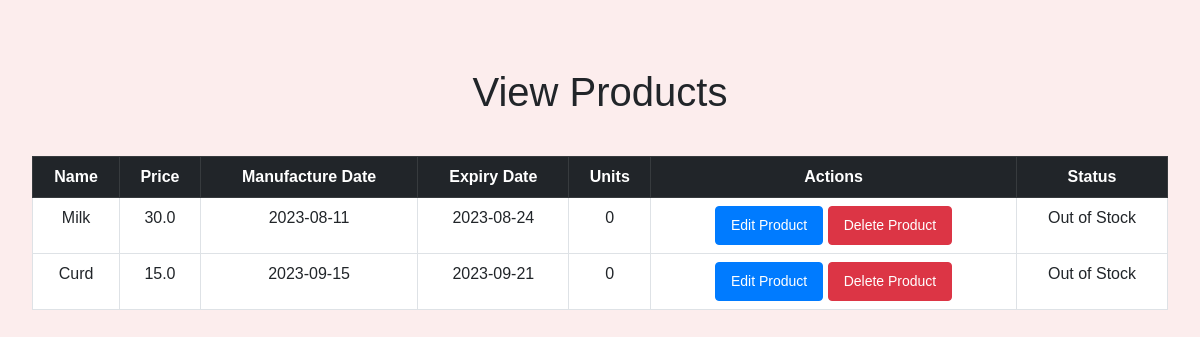
The page /view_product/1 (signed in) on the database its author committed.
### model.py (models this page shows)
class Product(db.Model):
    id = db.Column(db.Integer, primary_key=True)
    name = db.Column(db.String(80), unique=True, nullable=False)
    price = db.Column(db.Float, nullable=False)
    manufacture_date = db.Column(db.DateTime , nullable = False)
    exp_date = db.Column(db.DateTime , nullable = False)
    section_id = db.Column(db.Integer, db.ForeignKey('section.id'), nullable=False)
    units = db.Column(db.Integer,nullable = False)
    section = db.relationship('Section', backref=db.backref('products', lazy=True))
    @property
    def out_of_stock(self):
        return self.units <= 0

### admin.py (the view)
@app.route('/view_product/<int:section_id>', methods=['GET'])
def view_product(section_id):
    section = Section.query.get_or_404(section_id)
    if current_user.is_admin:
        products = section.products
        return render_template('view_product.html', section=section, products=products)

### model.py (called while the page is built)
@login_manager.user_loader
def load_user(user_id):
    user = User.query.get(int(user_id))
    return user

### templates/view_product.html (shortened to what this page needs)
<!DOCTYPE html>
<html>
<head>
    <link rel="stylesheet" href="https://cdnjs.cloudflare.com/ajax/libs/bootstrap/5.3.0/css/bootstrap.min.css">
</head>
<body>
    <div class="container mt-5">
        <h1>View Products</h1>
        <table class="table table-bordered">
            <thead class="table-dark">
                <tr>
                    <th>Name</th>
                    <th>Price</th>
                    <th>Manufacture Date</th>
                    <th>Expiry Date</th>
                    <th>Units</th>
                    <th>Actions</th>
                    <th>Status</th>
                </tr>
            </thead>
            <tbody>
                {% for product in section.products %}
                <tr>
                    <td>{{ product.name }}</td>
                    <td>{{ product.price }}</td>
                    <td>{{ product.manufacture_date.strftime('%Y-%m-%d') }}</td>
                    <td>{{ product.exp_date.strftime('%Y-%m-%d') }}</td>
                    <td>{{ product.units }}</td>
                    <td>
                        <a href="{{ url_for('edit_product', product_id=product.id) }}" class="btn btn-primary">Edit Product</a>
                        <form method="POST" action="{{ url_for('delete_product', product_id=product.id) }}" style="display: inline-block;">
                            <button type="submit" class="btn btn-danger" onclick="return confirm('Are you sure you want to delete this product?')">Delete Product</button>
                        </form>
                    </td>
                    <td>{{ "Out of Stock" if product.out_of_stock else "In Stock" }}</td>
                </tr>
                {% endfor %}
            </tbody>
        </table>
    </div>
</body>
</html>

### templates/view_product.html (style rules this page uses)
body { font-family: Arial, sans-serif; background-color: #fceded; padding: 20px; }
.container { max-width: 1200px; margin: 0 auto; }
h1 { margin-top: 20px; margin-bottom: 40px; text-align: center; }
th, td { text-align: center; }
.btn-primary, .btn-danger { padding: 8px 15px; font-size: 14px; border-radius: 4px; }
.btn-primary { background-color: #007bff; border-color: #007bff; }
.btn-danger { background-color: #dc3545; border-color: #dc3545; }

### rows shown on the page
Product: name "Milk", price "30.0", manufacture_date "2023-08-11", exp_date "2023-08-24", units "0", units "Out of Stock"
Product: name "Curd", price "15.0", manufacture_date "2023-09-15", exp_date "2023-09-21", units "0", units "Out of Stock"
